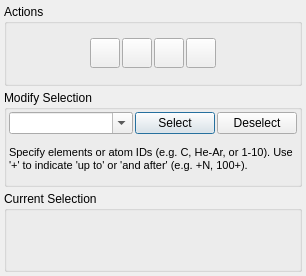
<?xml version="1.0" encoding="UTF-8"?>
<ui version="4.0">
 <class>SelectDialog</class>
 <widget class="QDialog" name="SelectDialog">
  <property name="geometry">
   <rect>
    <x>0</x>
    <y>0</y>
    <width>306</width>
    <height>276</height>
   </rect>
  </property>
  <property name="windowTitle">
   <string>Select</string>
  </property>
  <property name="windowIcon">
   <iconset resource="icons.qrc">
    <normaloff>:/stackicons/icons/stack_select.svg</normaloff>:/stackicons/icons/stack_select.svg</iconset>
  </property>
  <layout class="QVBoxLayout" name="verticalLayout_2">
   <property name="spacing">
    <number>4</number>
   </property>
   <property name="margin">
    <number>4</number>
   </property>
   <item>
    <widget class="QGroupBox" name="ActionsBox">
     <property name="title">
      <string>Actions</string>
     </property>
     <layout class="QHBoxLayout" name="horizontalLayout">
      <property name="spacing">
       <number>2</number>
      </property>
      <property name="margin">
       <number>2</number>
      </property>
      <item>
       <spacer name="horizontalSpacer">
        <property name="orientation">
         <enum>Qt::Horizontal</enum>
        </property>
        <property name="sizeHint" stdset="0">
         <size>
          <width>40</width>
          <height>20</height>
         </size>
        </property>
       </spacer>
      </item>
      <item>
       <widget class="QToolButton" name="SelectAllButton">
        <property name="minimumSize">
         <size>
          <width>30</width>
          <height>30</height>
         </size>
        </property>
        <property name="maximumSize">
         <size>
          <width>30</width>
          <height>30</height>
         </size>
        </property>
        <property name="toolTip">
         <string>Select all atoms in the current model</string>
        </property>
        <property name="text">
         <string/>
        </property>
        <property name="icon">
         <iconset resource="icons.qrc">
          <normaloff>:/select/icons/select_all.svg</normaloff>:/select/icons/select_all.svg</iconset>
        </property>
        <property name="iconSize">
         <size>
          <width>24</width>
          <height>24</height>
         </size>
        </property>
       </widget>
      </item>
      <item>
       <widget class="QToolButton" name="SelectNoneButton">
        <property name="minimumSize">
         <size>
          <width>30</width>
          <height>30</height>
         </size>
        </property>
        <property name="maximumSize">
         <size>
          <width>30</width>
          <height>30</height>
         </size>
        </property>
        <property name="toolTip">
         <string>Deselect all atoms in the current model</string>
        </property>
        <property name="text">
         <string/>
        </property>
        <property name="icon">
         <iconset resource="icons.qrc">
          <normaloff>:/select/icons/select_none.svg</normaloff>:/select/icons/select_none.svg</iconset>
        </property>
        <property name="iconSize">
         <size>
          <width>24</width>
          <height>24</height>
         </size>
        </property>
       </widget>
      </item>
      <item>
       <widget class="QToolButton" name="SelectionInvertButton">
        <property name="minimumSize">
         <size>
          <width>30</width>
          <height>30</height>
         </size>
        </property>
        <property name="maximumSize">
         <size>
          <width>30</width>
          <height>30</height>
         </size>
        </property>
        <property name="toolTip">
         <string>Invert the current atom selection</string>
        </property>
        <property name="text">
         <string/>
        </property>
        <property name="icon">
         <iconset resource="icons.qrc">
          <normaloff>:/select/icons/select_invert.svg</normaloff>:/select/icons/select_invert.svg</iconset>
        </property>
        <property name="iconSize">
         <size>
          <width>24</width>
          <height>24</height>
         </size>
        </property>
       </widget>
      </item>
      <item>
       <widget class="QToolButton" name="SelectionExpandButton">
        <property name="minimumSize">
         <size>
          <width>30</width>
          <height>30</height>
         </size>
        </property>
        <property name="maximumSize">
         <size>
          <width>30</width>
          <height>30</height>
         </size>
        </property>
        <property name="toolTip">
         <string>Expand the current atom selection along bonds</string>
        </property>
        <property name="text">
         <string/>
        </property>
        <property name="icon">
         <iconset resource="icons.qrc">
          <normaloff>:/select/icons/select_expand.svg</normaloff>:/select/icons/select_expand.svg</iconset>
        </property>
        <property name="iconSize">
         <size>
          <width>24</width>
          <height>24</height>
         </size>
        </property>
       </widget>
      </item>
      <item>
       <spacer name="horizontalSpacer_2">
        <property name="orientation">
         <enum>Qt::Horizontal</enum>
        </property>
        <property name="sizeHint" stdset="0">
         <size>
          <width>40</width>
          <height>20</height>
         </size>
        </property>
       </spacer>
      </item>
     </layout>
    </widget>
   </item>
   <item>
    <widget class="QGroupBox" name="SelectGroup">
     <property name="title">
      <string>Modify Selection</string>
     </property>
     <layout class="QVBoxLayout" name="verticalLayout">
      <property name="spacing">
       <number>2</number>
      </property>
      <property name="margin">
       <number>2</number>
      </property>
      <item>
       <layout class="QHBoxLayout" name="horizontalLayout_2">
        <item>
         <widget class="QComboBox" name="SelectionCombo">
          <property name="sizePolicy">
           <sizepolicy hsizetype="Expanding" vsizetype="Fixed">
            <horstretch>0</horstretch>
            <verstretch>0</verstretch>
           </sizepolicy>
          </property>
          <property name="editable">
           <bool>true</bool>
          </property>
         </widget>
        </item>
        <item>
         <widget class="QPushButton" name="SelectButton">
          <property name="toolTip">
           <string>Select atoms according to the supplied expression</string>
          </property>
          <property name="text">
           <string>Select</string>
          </property>
         </widget>
        </item>
        <item>
         <widget class="QPushButton" name="DeselectButton">
          <property name="toolTip">
           <string>Deselect atoms according to the supplied expression</string>
          </property>
          <property name="text">
           <string>Deselect</string>
          </property>
         </widget>
        </item>
       </layout>
      </item>
      <item>
       <widget class="QLabel" name="DescriptionLabel">
        <property name="sizePolicy">
         <sizepolicy hsizetype="Expanding" vsizetype="Preferred">
          <horstretch>0</horstretch>
          <verstretch>0</verstretch>
         </sizepolicy>
        </property>
        <property name="minimumSize">
         <size>
          <width>0</width>
          <height>46</height>
         </size>
        </property>
        <property name="font">
         <font>
          <pointsize>8</pointsize>
         </font>
        </property>
        <property name="text">
         <string>Specify elements or atom IDs (e.g. C, He-Ar, or 1-10). Use '+' to indicate 'up to' or 'and after' (e.g. +N, 100+).</string>
        </property>
        <property name="scaledContents">
         <bool>true</bool>
        </property>
        <property name="wordWrap">
         <bool>true</bool>
        </property>
       </widget>
      </item>
     </layout>
    </widget>
   </item>
   <item>
    <widget class="QGroupBox" name="DetailsGroup">
     <property name="title">
      <string>Current Selection</string>
     </property>
     <layout class="QVBoxLayout" name="verticalLayout_3">
      <item>
       <widget class="QLabel" name="SelectionLabel1">
        <property name="text">
         <string/>
        </property>
       </widget>
      </item>
      <item>
       <widget class="QLabel" name="SelectionLabel2">
        <property name="text">
         <string/>
        </property>
       </widget>
      </item>
     </layout>
    </widget>
   </item>
  </layout>
 </widget>
 <resources>
  <include location="icons.qrc"/>
 </resources>
 <connections/>
</ui>
